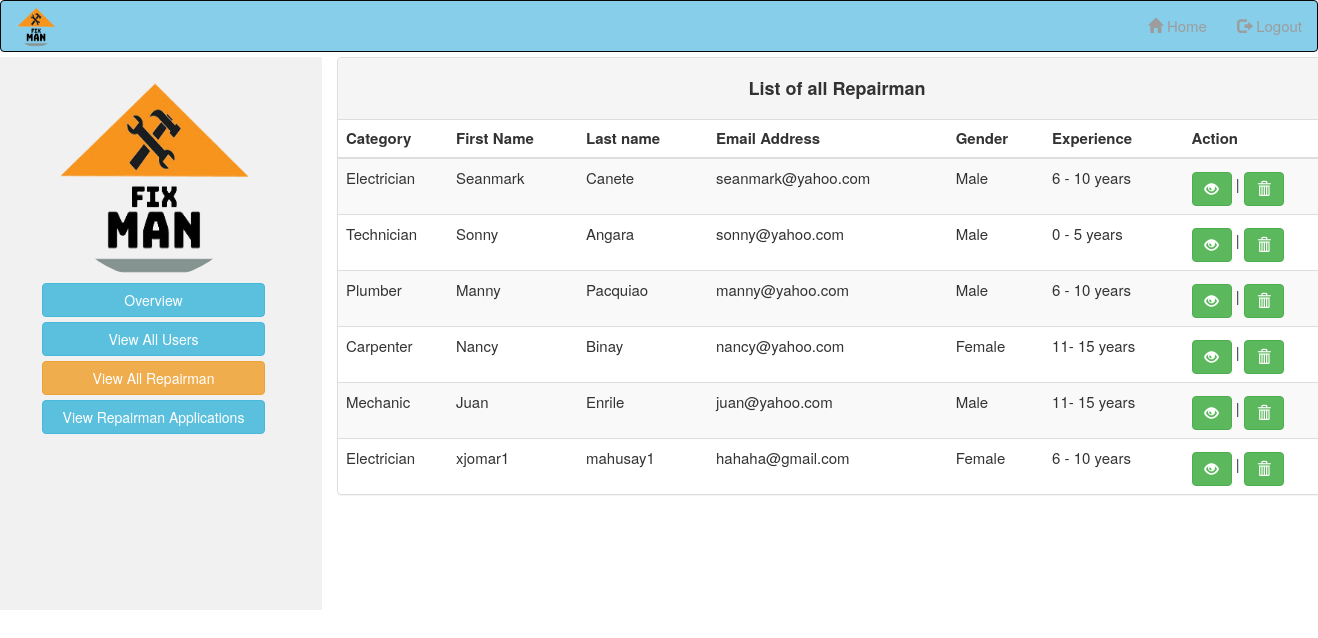
The app's page /admin/adminviewrepairman.php (signed in) with its own data.
### tables this page shows
CREATE TABLE `repairman` (
  `repairmanid` int(11) NOT NULL,
  `fname` varchar(50) NOT NULL,
  `mname` varchar(50) NOT NULL,
  `lname` varchar(50) NOT NULL,
  `age` int(11) NOT NULL,
  `bdate` date NOT NULL,
  `address` varchar(50) NOT NULL,
  `contactno` varchar(50) NOT NULL,
  `gender` varchar(50) NOT NULL,
  `username` varchar(50) NOT NULL,
  `password` varchar(50) NOT NULL,
  `email` varchar(50) NOT NULL,
  `category` varchar(50) NOT NULL,
  `experience` varchar(50) NOT NULL,
  `fee` decimal(11,2) NOT NULL,
  `documents` varchar(100) NOT NULL,
  `documents2` varchar(50) NOT NULL,
  `documents3` varchar(50) NOT NULL,
  `profilepix` varchar(200) NOT NULL,
  `user_type` varchar(50) NOT NULL,
  `status` varchar(50) NOT NULL,
  `transaction` varchar(50) NOT NULL,
  `paymentopt` varchar(11) NOT NULL
);

### admin/adminviewrepairman.php (the view, shortened to what this page needs)
<?php
	include('../config.php');
	$result = mysqli_query($database, "SELECT * FROM repairman WHERE status = 'Approved' ORDER BY repairmanid DESC");
	$badge = mysqli_query($database, "SELECT * FROM repairman WHERE status='Pending'");
	$count = mysqli_num_rows($badge);
?>
<!DOCTYPE html>
<html>
<head>
		  <link rel="stylesheet" href="https://maxcdn.bootstrapcdn.com/bootstrap/3.4.1/css/bootstrap.min.css">
</head>
<body>
<?php include('adminheader.php')?>
<div class="row" style="margin-top:-15px">
	<div class="col-sm-3 text-center" style="background-color:#F1F1F1;height:553px"><br>
		<div class="image">
			<img src="../images/mana.png" style="height:200px;width:200px;border-radius:100px">
		</div>
		<a class="btn btn-info" href="adminhomepage.php">Overview</a><br>
		<a class="btn btn-info" href="adminviewusers.php">View All Users</a><br>
		<a class="btn btn-warning" href="adminviewrepairman.php">View All Repairman</a><br>
		<a class="btn btn-info" href="adminviewapplications.php">View Repairman Applications <span class="badge badge-light" style="background-color:red"><?php if(mysqli_num_rows($badge) != 0){echo $count;}else{}?></span></a>
	</div>
	<div class="col-md-7">
		<div class="panel panel-default" style="width:1000px">
		  <div class="panel-heading" align="center"><h4><b>List of all Repairman</b></h4></div>
		    <table class="table table-striped">
			  <thead>
			    <tr>
			      <th width="110px">Category</th>
			      <th width="130px">First Name</th>
			      <th width="130px">Last name</th>
			      <th>Email Address</th>
			      <th>Gender</th>
			      <th>Experience</th>
			      <th>Action</th>
			    </tr>
			  </thead>
			  <tbody>
			    <?php
					while ($res = mysqli_fetch_array($result))
					{
						echo "<tr>";
						echo "<td>".$res['category']."</td>";
						echo "<td>".$res['fname']."</td>";
						echo "<td>".$res['lname']."</td>";
						echo "<td>".$res['email']."</td>";
						echo "<td>".$res['gender']."</td>";
						echo "<td>".$res['experience']."</td>";
						echo "<td><a style='width:40px' class='btn btn-success' href=\"adminviewrepairmanprofile.php?repairmanid=$res[repairmanid]\"><span class='glyphicon glyphicon-eye-open'></span></a> | <a style='width:40px' class='btn btn-success' href=\"adminviewrepairman.php?repairmanid=$res[repairmanid]\"onClick=\"return confirm('Are you sure you want to delete repairman?')\"><span class='glyphicon glyphicon-trash'></span></a></td>";
						echo '</tr>';
					}
				?>
			  </tbody>
		  </table>
		</div>
	</div>
</div>
</body>
</html>

### admin/adminviewrepairman.php (style rules this page uses)
body { font-family: Century Gothic, Arial, sans-serif, !important; height: auto; background-position: center; background-repeat: no-repeat; background-size: cover; font-size: 1.5em !important; }
.btn { width: 223px; margin-top:5px; }

### records on screen
repairman: category "Electrician", fname "Seanmark", lname "Canete", email "seanmark@yahoo.com", gender "Male", experience "6 - 10 years"
repairman: category "Technician", fname "Sonny", lname "Angara", email "sonny@yahoo.com", gender "Male", experience "0 - 5 years"
repairman: category "Plumber", fname "Manny", lname "Pacquiao", email "manny@yahoo.com", gender "Male", experience "6 - 10 years"
repairman: category "Carpenter", fname "Nancy", lname "Binay", email "nancy@yahoo.com", gender "Female", experience "11- 15 years"
repairman: category "Mechanic", fname "Juan", lname "Enrile", email "juan@yahoo.com", gender "Male", experience "11- 15 years", $res[repairmanid] 40 (drawn)
repairman: category "Electrician", fname "xjomar1", lname "mahusay1", email "hahaha@gmail.com", gender "Female", experience "6 - 10 years"
